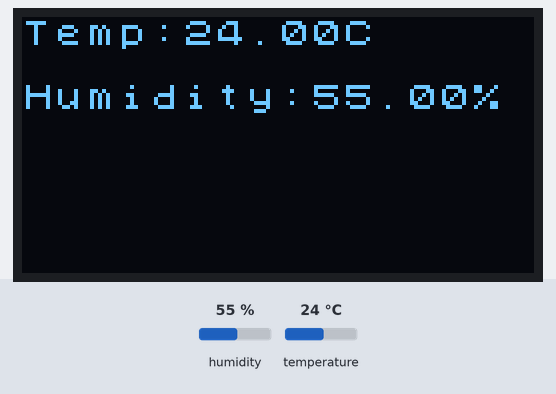
A sketch run on a simulated Arduino Uno, built with avr-gcc and run on an emulated ATmega328P. On the bench: 128×64 one-colour display. The test bench sets the inputs (shaded band); at power-on: humidity 55 %, temperature 24 °C.

Above: at 2.9 s.
3.0 s: humidity set to 22 %
At 5.4 s:
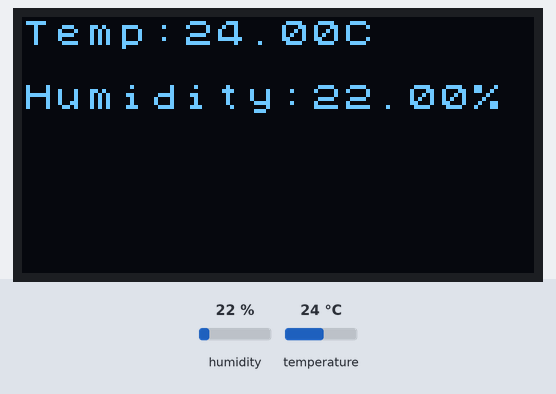
5.9 s: temperature set to 12 °C
At 7.5 s:
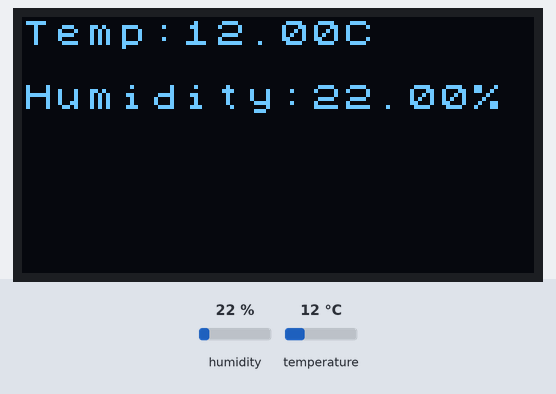
8.8 s: humidity set to 40 %
At 11.8 s:
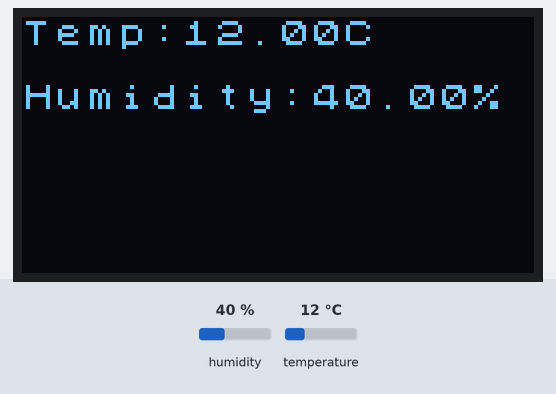
12.3 s: temperature set to 19 °C
Timing chart, 0 to 15.3 s (numbered marks = the images above; inputs shaded):
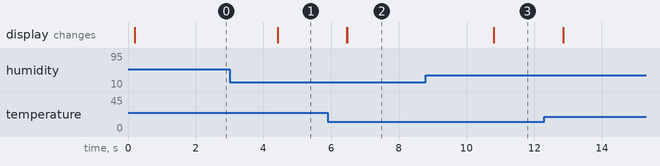

The sketch:

5.11.ino
```cpp
#include<DHT.h>
#include<U8x8lib.h>

DHT dht(3,DHT11);//生成DHT对象；
U8X8_SSD1306_128X64_ALT0_HW_I2C u8x8(U8X8_PIN_NONE);
void setup(void){
	dht.begin();
	u8x8.begin();
	u8x8.setPowerSave(0);
	u8x8.setFlipMode(1);
}

void loop(void){
	float temp,humi;
	temp=dht.readTemperature();
	humi=dht.readHumidity();
	u8x8.setFont(u8x8_font_chroma48medium8_r);
	u8x8.setCursor(0,0);
	u8x8.print("Temp:");
	u8x8.print(temp);
	u8x8.print("C");
	u8x8.setCursor(0,2);
	u8x8.print("Humidity:");
	u8x8.print(humi);
	u8x8.print("%");
	u8x8.refreshDisplay();
	delay(100);
}
```

Measured:
- after the input at 3.0 s, the display: first changes after 1.4 s (image 1 shows a later state)
- after the input at 5.9 s, the display: first changes after 0.57 s (image 2 shows a later state)
- after the input at 8.8 s, the display: first changes after 2.0 s (image 3 shows a later state)
